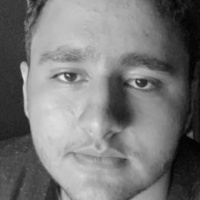
#> input picture Dataset/training/Cleaned_Training/user.1.12.jpeg, 200 x 200 px, found by its file name; its folder holds only this picture in this run
$ jupyter execute --allow-errors Testing.ipynb
#> lines starting #> are read from the running program, lines starting #| are printed output that depends on the picture
[cell 1]
import cv2
import os
import numpy as np
from PIL import Image
from skimage.feature import hog
from sklearn.svm import SVC
from sklearn.neighbors import KNeighborsClassifier
from sklearn.model_selection import train_test_split
from sklearn.metrics import accuracy_score, precision_score, recall_score, confusion_matrix, classification_report
import xgboost as xgb
from xgboost import XGBClassifier
from sklearn.preprocessing import LabelEncoder
import joblib
import matplotlib.pyplot as plt
import seaborn as sns
from collections import Counter

# --- CONFIGURATION ---
RADIUS = 1
NEIGHBORS = 8
GRID_X = 8
GRID_Y = 8

# Path to your dataset
DATA_PATH = r'..\Dataset\training\Cleaned_Training'

# Path to save test models
MODELS_TEST_PATH = r'..\models\models_test'
os.makedirs(MODELS_TEST_PATH, exist_ok=True)
print(f"Models will be saved to: {MODELS_TEST_PATH}")

[cell 2]
def rotate_image(image, angle):
    (h, w) = image.shape[:2]
    center = (w // 2, h // 2)
    M = cv2.getRotationMatrix2D(center, angle, 1.0)
    rotated = cv2.warpAffine(image, M, (w, h))
    return rotated

def extract_hog_features(image):
    """
    Extracts Histogram of Oriented Gradients (HOG) features.
    """
    features = hog(image,
                   orientations=9,
                   pixels_per_cell=(8, 8),
                   cells_per_block=(2, 2),
                   block_norm='L2-Hys',
                   visualize=False)
    return features

[cell 3]
# ==========================================
# STACKED RECOGNIZER CLASS (Copied from Attendance.ipynb)
# ==========================================
class StackedFaceRecognizer:
    # [17 lines left out: functions __init__, _reset_session, not called in this run]

    def _extract_hog(self, image):
        return hog(image, orientations=9, pixels_per_cell=(8, 8),
                   cells_per_block=(2, 2), block_norm='L2-Hys', visualize=False)

    # [68 lines left out: function _predict_single, not called in this run]

[cell 4]
def load_and_augment_data(path):
#> called with path = '..\\Dataset\\training\\Cleaned_Training'
    image_paths = [os.path.join(path, f) for f in os.listdir(path)]

    # Lists for LBPH (Raw Images)
    lbph_faces = []
    lbph_ids = []

    # Lists for SVM & KNN (HOG Feature Vectors)
    hog_features = []
    hog_labels = []

    clahe = cv2.createCLAHE(clipLimit=2.0, tileGridSize=(8,8))

    print(f"Processing {len(image_paths)} source images...")

    for img_path in image_paths:
        try:
            img = Image.open(img_path).convert('L')
#> img is the input picture: PIL image 200x200 L; min 0, max 233, mean 119.3
            img_np = np.array(img, 'uint8')

            # CAUTION: Ensure filenames are "User.ID.jpg"
            user_id = int(os.path.split(img_path)[-1].split(".")[1])

            # Base Preprocessing (200x200 standard)
            face_resized = cv2.resize(img_np, (200, 200), interpolation=cv2.INTER_CUBIC)
            face_smooth = cv2.bilateralFilter(face_resized, 5, 75, 75)
            enhanced = clahe.apply(face_smooth)
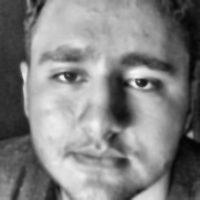
#> enhanced: shape (200, 200); min 5, max 246, mean 129.5

            # --- AUGMENTATION STACK ---
            aug_imgs = [enhanced]
            aug_imgs.append(cv2.flip(enhanced, 1))                        # Flip
            aug_imgs.append(rotate_image(enhanced, -10))                  # Rotate Left
#> in rotate_image, `rotated = cv2.warpAffine(image, M, (w, h))`:
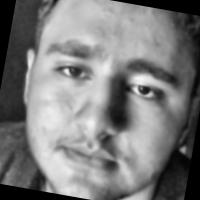
#> rotated: shape (200, 200); min 0, max 246, mean 123.5
            aug_imgs.append(rotate_image(enhanced, 10))                   # Rotate Right
#> call 2 of rotate_image, with angle = 10
#> in rotate_image (call 2), `rotated = cv2.warpAffine(image, M, (w, h))`:
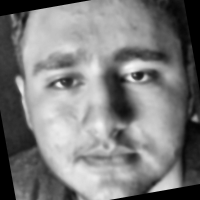
#> rotated: shape (200, 200); min 0, max 246, mean 124.5
            aug_imgs.append(cv2.convertScaleAbs(enhanced, alpha=1, beta=-40)) # Darker
            aug_imgs.append(cv2.convertScaleAbs(enhanced, alpha=1, beta=40))  # Brighter

            # Add to datasets
            for face in aug_imgs:
                # 1. For LBPH: Add the raw image
                lbph_faces.append(face)
                lbph_ids.append(user_id)

                # 2. For SVM & KNN: Extract HOG features
                feat = extract_hog_features(face)
                hog_features.append(feat)
                hog_labels.append(user_id)
#> this loop made 6 passes
#> after the loop, hog_features = 6 items; hog_labels = [1, 1, 1, 1, 1, 1]; lbph_faces = 6 items; lbph_ids = [1, 1, 1, 1, 1, 1]

        except Exception as e:
            print(f"Skipping {img_path}: {e}")

    return np.array(lbph_faces), np.array(lbph_ids), np.array(hog_features), np.array(hog_labels)

# --- EXECUTE LOAD ---
faces, ids, hog_feats, hog_lbls = load_and_augment_data(DATA_PATH)
#> ids = [1, 1, 1, 1, 1, 1]; hog_lbls = [1, 1, 1, 1, 1, 1]

if len(faces) > 0:
    print(f"✅ Data Loaded successfully.")
    print(f"Total Samples: {len(faces)}")
#| Total Samples: 6
else:
    print("⚠️ No data found. Check your path.")

[cell 5]
# --- DATA SPLITTING ---
# Splitting HOG features (SVM/XGBoost) - 75% Train, 25% Test
X_train_hog, X_test_hog, y_train_hog, y_test_hog = train_test_split(
    hog_feats, hog_lbls, test_size=0.25, random_state=42, stratify=hog_lbls
)
#> y_train_hog = [1, 1, 1, 1]; y_test_hog = [1, 1]

# Splitting Raw Faces (LBPH) - 75% Train, 25% Test
faces_train, faces_test, ids_train, ids_test = train_test_split(
    faces, ids, test_size=0.25, random_state=42, stratify=ids
)
#> ids_train = [1, 1, 1, 1]; ids_test = [1, 1]

print(f"Training Set Size: {len(faces_train)}")
#| Training Set Size: 4
print(f"Testing Set Size: {len(faces_test)}")
#| Testing Set Size: 2

[cell 6]
def print_metrics(model_name, y_true, y_pred):
    print(f"\n--- {model_name} EVALUATION ---")

    # Note: Stacker might return mixed types or None if unclassified, handling below

    # Overall Metrics
    acc = accuracy_score(y_true, y_pred)
    print(f"Overall Accuracy:  {acc:.4f}")

    # Confusion Matrix
    cm = confusion_matrix(y_true, y_pred)
    classes = sorted(list(set(y_true) | set(y_pred)))

    plt.figure(figsize=(10, 8))
    sns.heatmap(cm, annot=True, fmt='d', cmap='Blues', xticklabels=classes, yticklabels=classes)
    plt.title(f'{model_name} Confusion Matrix')
    plt.xlabel('Predicted')
    plt.ylabel('Actual')
    plt.show()

    print(f"\nDetailed Metrics per Class for {model_name}:")
    print(f"{'Class':<10} {'TP':<6} {'TN':<6} {'FP':<6} {'FN':<6} {'Accuracy':<10} {'Precision':<10} {'Sensitivity':<12} {'Specificity':<12}")
    print("-" * 90)

    FP = cm.sum(axis=0) - np.diag(cm)
    FN = cm.sum(axis=1) - np.diag(cm)
    TP = np.diag(cm)
    TN = cm.sum() - (FP + FN + TP)

    for i, cls_label in enumerate(classes):
        tp_val = TP[i]
        tn_val = TN[i]
        fp_val = FP[i]
        fn_val = FN[i]

        sensitivity = tp_val / (tp_val + fn_val) if (tp_val + fn_val) > 0 else 0
        specificity = tn_val / (tn_val + fp_val) if (tn_val + fp_val) > 0 else 0
        precision = tp_val / (tp_val + fp_val) if (tp_val + fp_val) > 0 else 0
        accuracy_cls = (tp_val + tn_val) / (tp_val + tn_val + fp_val + fn_val)

        print(f"{cls_label:<10} {tp_val:<6} {tn_val:<6} {fp_val:<6} {fn_val:<6} {accuracy_cls:<10.4f} {precision:<10.4f} {sensitivity:<12.4f} {specificity:<12.4f}")

    print("-" * 90)

[cell 7]
# --- LBPH EVALUATION ---
if len(faces_train) > 0:
    print("Training LBPH Model...")
    lbph = cv2.face.LBPHFaceRecognizer_create(radius=RADIUS, neighbors=NEIGHBORS, grid_x=GRID_X, grid_y=GRID_Y)
    lbph.train(faces_train, ids_train)

    # Save Model
    save_path = os.path.join(MODELS_TEST_PATH, 'trainer_test.yml')
    lbph.save(save_path)
    print(f"✅ Saved '{save_path}'")

    print("Evaluating LBPH...")
    y_pred_lbph = []
    for face in faces_test:
        label, confidence = lbph.predict(face)
        y_pred_lbph.append(label)
#> this loop made 2 passes
#> (label, confidence) on passes 1 to 2: (1, 7.83), (1, 44.27)
#> after the loop, y_pred_lbph = [1, 1]

    print_metrics("LBPH", ids_test, y_pred_lbph)
#> in print_metrics, `acc = accuracy_score(y_true, y_pred)`: acc = 1
#| Overall Accuracy:  1.0000
#> in print_metrics, `cm = confusion_matrix(y_true, y_pred)`: cm = [2]
#> in print_metrics, `classes = sorted(list(set(y_true) | set(y_pred)))`: classes = [1]
#> in print_metrics, `plt.show()`:
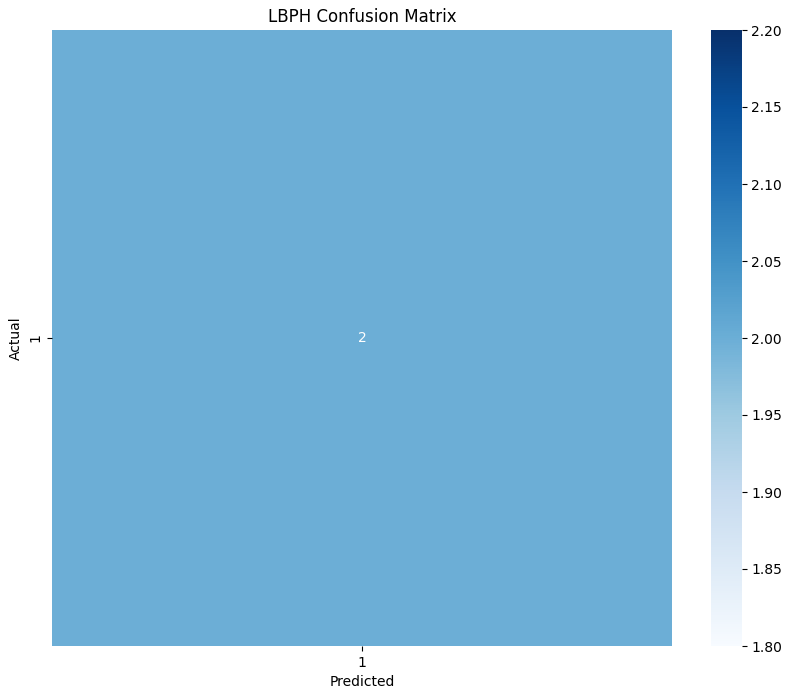
#> figure drawn by matplotlib, 2 panels
#> in print_metrics, `FP = cm.sum(axis=0) - np.diag(cm)`: FP = [0]
#> in print_metrics, `TP = np.diag(cm)`: TP = [2]
#> in print_metrics, `TN = cm.sum() - (FP + FN + TP)`: TN = [0]
#> the loop in print_metrics, `for i, cls_label in enumerate(classes):` made 1 pass
#> (cls_label, tp_val, tn_val, fp_val, fn_val, sensitivity, specificity, precision) on pass 1: (1, 2, 0, 0, 0, 1, 0, 1)
#| 1          2      0      0      0      1.0000     1.0000     1.0000       0.0000
#> `y_train_enc = le.fit_transform(y_train_hog)`: y_train_enc = [0, 0, 0, 0]
#> `y_test_enc = le.transform(y_test_hog)`: y_test_enc = [0, 0]

#> (a cell that did not finish here is left out)

#> (a cell that did not finish here is left out)

$ run again, on Dataset/training/Cleaned_Training/user.1.16.jpeg
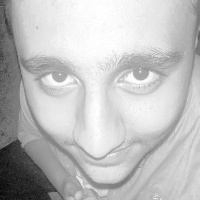
#> input picture Dataset/training/Cleaned_Training/user.1.16.jpeg, 200 x 200 px, found by its file name
#> in load_and_augment_data, img is the input picture: PIL image 200x200 L; min 6, max 255, mean 190.8
#> in rotate_image, `rotated = cv2.warpAffine(image, M, (w, h))`:
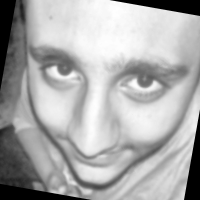
#> rotated: shape (200, 200); min 0, max 254, mean 170.7
#> in rotate_image (call 2), `rotated = cv2.warpAffine(image, M, (w, h))`:
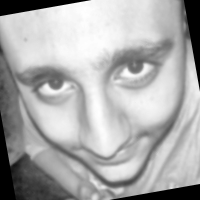
#> rotated: shape (200, 200); min 0, max 254, mean 171.2
#> the loop in load_and_augment_data, `for face in aug_imgs:` made 6 passes
#> after the loop in load_and_augment_data, `for face in aug_imgs:`: hog_features = 6 items; hog_labels = [1, 1, 1, 1, 1, 1]; lbph_faces = 6 items; lbph_ids = [1, 1, 1, 1, 1, 1]
#| Total Samples: 6
#> y_train_hog = [1, 1, 1, 1]; y_test_hog = [1, 1]
#> ids_train = [1, 1, 1, 1]; ids_test = [1, 1]
#| Training Set Size: 4
#| Testing Set Size: 2
#> the loop `for face in faces_test:` made 2 passes
#> (label, confidence) on passes 1 to 2: (1, 1.39), (1, 48.83)
#> acc = 1
#| Overall Accuracy:  1.0000
#> cm = [2]
#> classes = [1]
#> FP = [0]
#> TP = [2]
#> TN = [0]
#> the loop in print_metrics, `for i, cls_label in enumerate(classes):` made 1 pass
#> (cls_label, tp_val, tn_val, fp_val, fn_val, sensitivity, specificity, precision) on pass 1: (1, 2, 0, 0, 0, 1, 0, 1)
#> (printed output is left out)
#> y_train_enc = [0, 0, 0, 0]
#> y_test_enc = [0, 0]

$ run again, on Dataset/training/Cleaned_Training/user.1.17.jpeg
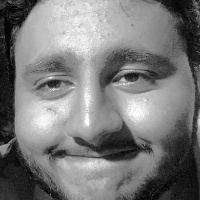
#> input picture Dataset/training/Cleaned_Training/user.1.17.jpeg, 200 x 200 px, found by its file name
#> in load_and_augment_data, img is the input picture: PIL image 200x200 L; min 0, max 255, mean 121.5
#> in rotate_image, `rotated = cv2.warpAffine(image, M, (w, h))`:
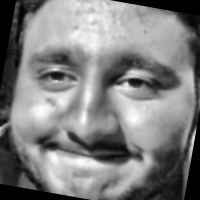
#> rotated: shape (200, 200); min 0, max 254, mean 126.6
#> in rotate_image (call 2), `rotated = cv2.warpAffine(image, M, (w, h))`:
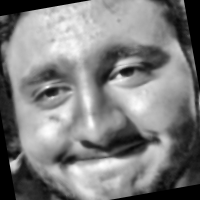
#> rotated: shape (200, 200); min 0, max 254, mean 127.1
#> the loop in load_and_augment_data, `for face in aug_imgs:` made 6 passes
#> after the loop in load_and_augment_data, `for face in aug_imgs:`: hog_features = 6 items; hog_labels = [1, 1, 1, 1, 1, 1]; lbph_faces = 6 items; lbph_ids = [1, 1, 1, 1, 1, 1]
#| Total Samples: 6
#> y_train_hog = [1, 1, 1, 1]; y_test_hog = [1, 1]
#> ids_train = [1, 1, 1, 1]; ids_test = [1, 1]
#| Training Set Size: 4
#| Testing Set Size: 2
#> the loop `for face in faces_test:` made 2 passes
#> (label, confidence) on passes 1 to 2: (1, 8.32), (1, 44.58)
#> acc = 1
#| Overall Accuracy:  1.0000
#> cm = [2]
#> classes = [1]
#> FP = [0]
#> TP = [2]
#> TN = [0]
#> the loop in print_metrics, `for i, cls_label in enumerate(classes):` made 1 pass
#> (cls_label, tp_val, tn_val, fp_val, fn_val, sensitivity, specificity, precision) on pass 1: (1, 2, 0, 0, 0, 1, 0, 1)
#> (printed output is left out)
#> y_train_enc = [0, 0, 0, 0]
#> y_test_enc = [0, 0]

$ run again, on Dataset/training/Cleaned_Training/user.1.18.jpeg
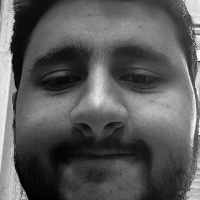
#> input picture Dataset/training/Cleaned_Training/user.1.18.jpeg, 200 x 200 px, found by its file name
#> in load_and_augment_data, img is the input picture: PIL image 200x200 L; min 0, max 253, mean 89.9
#> in load_and_augment_data, `enhanced = clahe.apply(face_smooth)`:
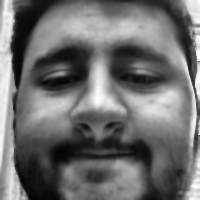
#> enhanced: shape (200, 200); min 3, max 255, mean 110
#> in rotate_image (call 2), `rotated = cv2.warpAffine(image, M, (w, h))`:
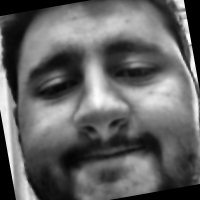
#> rotated: shape (200, 200); min 0, max 254, mean 99.2
#> the loop in load_and_augment_data, `for face in aug_imgs:` made 6 passes
#> after the loop in load_and_augment_data, `for face in aug_imgs:`: hog_features = 6 items; hog_labels = [1, 1, 1, 1, 1, 1]; lbph_faces = 6 items; lbph_ids = [1, 1, 1, 1, 1, 1]
#| Total Samples: 6
#> y_train_hog = [1, 1, 1, 1]; y_test_hog = [1, 1]
#> ids_train = [1, 1, 1, 1]; ids_test = [1, 1]
#| Training Set Size: 4
#| Testing Set Size: 2
#> the loop `for face in faces_test:` made 2 passes
#> (label, confidence) on passes 1 to 2: (1, 13.01), (1, 49.58)
#> acc = 1
#| Overall Accuracy:  1.0000
#> cm = [2]
#> classes = [1]
#> FP = [0]
#> TP = [2]
#> TN = [0]
#> the loop in print_metrics, `for i, cls_label in enumerate(classes):` made 1 pass
#> (cls_label, tp_val, tn_val, fp_val, fn_val, sensitivity, specificity, precision) on pass 1: (1, 2, 0, 0, 0, 1, 0, 1)
#> (printed output is left out)
#> y_train_enc = [0, 0, 0, 0]
#> y_test_enc = [0, 0]

$ run again, on Dataset/training/Cleaned_Training/user.1.13.jpeg
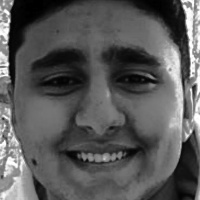
#> input picture Dataset/training/Cleaned_Training/user.1.13.jpeg, 200 x 200 px, found by its file name
#> in load_and_augment_data, img is the input picture: PIL image 200x200 L; min 0, max 255, mean 87.9
#> in rotate_image (call 2), `rotated = cv2.warpAffine(image, M, (w, h))`:
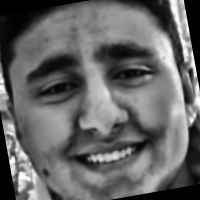
#> rotated: shape (200, 200); min 0, max 255, mean 101.2
#> the loop in load_and_augment_data, `for face in aug_imgs:` made 6 passes
#> after the loop in load_and_augment_data, `for face in aug_imgs:`: hog_features = 6 items; hog_labels = [1, 1, 1, 1, 1, 1]; lbph_faces = 6 items; lbph_ids = [1, 1, 1, 1, 1, 1]
#| Total Samples: 6
#> y_train_hog = [1, 1, 1, 1]; y_test_hog = [1, 1]
#> ids_train = [1, 1, 1, 1]; ids_test = [1, 1]
#| Training Set Size: 4
#| Testing Set Size: 2
#> the loop `for face in faces_test:` made 2 passes
#> (label, confidence) on passes 1 to 2: (1, 12.19), (1, 43.13)
#> acc = 1
#| Overall Accuracy:  1.0000
#> cm = [2]
#> classes = [1]
#> FP = [0]
#> TP = [2]
#> TN = [0]
#> the loop in print_metrics, `for i, cls_label in enumerate(classes):` made 1 pass
#> (cls_label, tp_val, tn_val, fp_val, fn_val, sensitivity, specificity, precision) on pass 1: (1, 2, 0, 0, 0, 1, 0, 1)
#> (printed output is left out)
#> y_train_enc = [0, 0, 0, 0]
#> y_test_enc = [0, 0]
